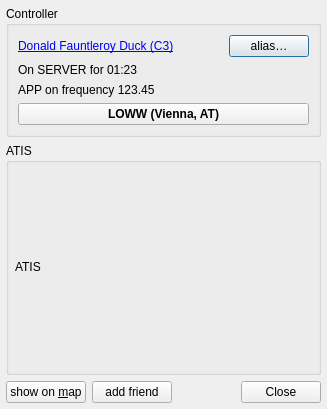
<?xml version="1.0" encoding="UTF-8"?>
<ui version="4.0">
 <class>ControllerDetails</class>
 <widget class="QDialog" name="ControllerDetails">
  <property name="geometry">
   <rect>
    <x>0</x>
    <y>0</y>
    <width>327</width>
    <height>409</height>
   </rect>
  </property>
  <property name="sizePolicy">
   <sizepolicy hsizetype="Maximum" vsizetype="Preferred">
    <horstretch>1</horstretch>
    <verstretch>0</verstretch>
   </sizepolicy>
  </property>
  <property name="windowTitle">
   <string>Dialog</string>
  </property>
  <property name="windowIcon">
   <iconset resource="Resources.qrc">
    <normaloff>:/icons/qutescoop.png</normaloff>:/icons/qutescoop.png</iconset>
  </property>
  <layout class="QVBoxLayout" stretch="0,1,0">
   <property name="margin" stdset="0">
    <number>6</number>
   </property>
   <item>
    <widget class="QGroupBox" name="groupBox">
     <property name="title">
      <string>Controller</string>
     </property>
     <layout class="QVBoxLayout" name="verticalLayout_2">
      <item>
       <layout class="QHBoxLayout" name="horizontalLayout">
        <item>
         <widget class="QLabel" name="lblControllerInfo">
          <property name="sizePolicy">
           <sizepolicy hsizetype="Preferred" vsizetype="Preferred">
            <horstretch>1</horstretch>
            <verstretch>0</verstretch>
           </sizepolicy>
          </property>
          <property name="text">
           <string>&lt;a href=&quot;https://&quot;&gt;Donald Fauntleroy Duck (C3)&lt;/a&gt;</string>
          </property>
          <property name="openExternalLinks">
           <bool>true</bool>
          </property>
         </widget>
        </item>
        <item>
         <widget class="QPushButton" name="pbAlias">
          <property name="sizePolicy">
           <sizepolicy hsizetype="Maximum" vsizetype="Fixed">
            <horstretch>0</horstretch>
            <verstretch>0</verstretch>
           </sizepolicy>
          </property>
          <property name="text">
           <string>alias…</string>
          </property>
         </widget>
        </item>
       </layout>
      </item>
      <item>
       <widget class="QLabel" name="lblOnline">
        <property name="text">
         <string>On SERVER for 01:23</string>
        </property>
       </widget>
      </item>
      <item>
       <widget class="QLabel" name="lblStationInformation">
        <property name="text">
         <string>APP on frequency 123.45</string>
        </property>
       </widget>
      </item>
      <item>
       <widget class="QPushButton" name="pbAirportDetails">
        <property name="font">
         <font>
          <bold>true</bold>
         </font>
        </property>
        <property name="text">
         <string>LOWW (Vienna, AT)</string>
        </property>
       </widget>
      </item>
     </layout>
    </widget>
   </item>
   <item>
    <widget class="QGroupBox" name="gbAtis">
     <property name="title">
      <string>ATIS</string>
     </property>
     <layout class="QVBoxLayout" name="verticalLayout">
      <property name="margin" stdset="0">
       <number>6</number>
      </property>
      <item>
       <widget class="QLabel" name="lblAtis">
        <property name="sizePolicy">
         <sizepolicy hsizetype="Minimum" vsizetype="Minimum">
          <horstretch>0</horstretch>
          <verstretch>0</verstretch>
         </sizepolicy>
        </property>
        <property name="text">
         <string>ATIS</string>
        </property>
        <property name="textFormat">
         <enum>Qt::RichText</enum>
        </property>
        <property name="wordWrap">
         <bool>true</bool>
        </property>
        <property name="openExternalLinks">
         <bool>true</bool>
        </property>
        <property name="textInteractionFlags">
         <set>Qt::LinksAccessibleByMouse|Qt::TextSelectableByKeyboard|Qt::TextSelectableByMouse</set>
        </property>
       </widget>
      </item>
     </layout>
    </widget>
   </item>
   <item>
    <layout class="QHBoxLayout" name="bottomLayout">
     <item>
      <widget class="QPushButton" name="buttonShowOnMap">
       <property name="text">
        <string>show on &amp;map</string>
       </property>
       <property name="shortcut">
        <string>S</string>
       </property>
       <property name="autoDefault">
        <bool>false</bool>
       </property>
      </widget>
     </item>
     <item>
      <widget class="QPushButton" name="buttonAddFriend">
       <property name="text">
        <string>add friend</string>
       </property>
      </widget>
     </item>
     <item>
      <widget class="QDialogButtonBox" name="buttonBox">
       <property name="standardButtons">
        <set>QDialogButtonBox::Close</set>
       </property>
      </widget>
     </item>
    </layout>
   </item>
  </layout>
 </widget>
 <resources>
  <include location="Resources.qrc"/>
 </resources>
 <connections>
  <connection>
   <sender>buttonShowOnMap</sender>
   <signal>clicked()</signal>
   <receiver>ControllerDetails</receiver>
   <slot>close()</slot>
   <hints>
    <hint type="sourcelabel">
     <x>111</x>
     <y>305</y>
    </hint>
    <hint type="destinationlabel">
     <x>210</x>
     <y>138</y>
    </hint>
   </hints>
  </connection>
  <connection>
   <sender>buttonBox</sender>
   <signal>clicked(QAbstractButton*)</signal>
   <receiver>ControllerDetails</receiver>
   <slot>close()</slot>
   <hints>
    <hint type="sourcelabel">
     <x>387</x>
     <y>293</y>
    </hint>
    <hint type="destinationlabel">
     <x>391</x>
     <y>236</y>
    </hint>
   </hints>
  </connection>
 </connections>
</ui>
